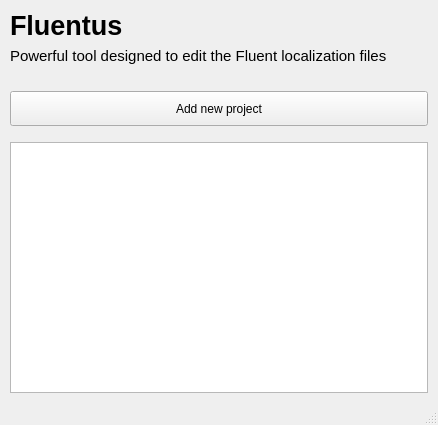
<?xml version="1.0" encoding="UTF-8"?>
<ui version="4.0">
 <class>StartWindow</class>
 <widget class="QMainWindow" name="StartWindow">
  <property name="geometry">
   <rect>
    <x>0</x>
    <y>0</y>
    <width>438</width>
    <height>425</height>
   </rect>
  </property>
  <property name="windowTitle">
   <string>Fluentus</string>
  </property>
  <property name="windowIcon">
   <iconset>
    <normaloff>../icon.ico</normaloff>../icon.ico</iconset>
  </property>
  <widget class="QWidget" name="centralwidget">
   <layout class="QVBoxLayout" name="verticalLayout_3" stretch="0,0,0,0,0,2">
    <property name="leftMargin">
     <number>10</number>
    </property>
    <property name="topMargin">
     <number>10</number>
    </property>
    <property name="rightMargin">
     <number>10</number>
    </property>
    <property name="bottomMargin">
     <number>10</number>
    </property>
    <item>
     <widget class="QLabel" name="title">
      <property name="styleSheet">
       <string notr="true">font-size: 27px;
font-weight: bold;</string>
      </property>
      <property name="text">
       <string>Fluentus</string>
      </property>
     </widget>
    </item>
    <item>
     <widget class="QLabel" name="description">
      <property name="styleSheet">
       <string notr="true">font-size: 15px;
font-weight: middle;</string>
      </property>
      <property name="text">
       <string>Powerful tool designed to edit the Fluent localization files</string>
      </property>
     </widget>
    </item>
    <item>
     <spacer name="verticalSpacer">
      <property name="orientation">
       <enum>Qt::Vertical</enum>
      </property>
      <property name="sizeHint" stdset="0">
       <size>
        <width>20</width>
        <height>20</height>
       </size>
      </property>
     </spacer>
    </item>
    <item>
     <widget class="QPushButton" name="new_project">
      <property name="minimumSize">
       <size>
        <width>0</width>
        <height>35</height>
       </size>
      </property>
      <property name="toolTip">
       <string/>
      </property>
      <property name="statusTip">
       <string/>
      </property>
      <property name="whatsThis">
       <string/>
      </property>
      <property name="styleSheet">
       <string notr="true">QPushButton {
                font-size: 12px;
                /*text-align: left;
                /*padding-top: 5px;*/
                /*padding-bottom: 5px;*/
                /*border: 1px solid #d3d3d3;
                border-radius: 10px;*/
            }
QPushButton:hover {
	background-color: rgba(0, 0, 0, 5);
            }</string>
      </property>
      <property name="text">
       <string>Add new project</string>
      </property>
      <property name="icon">
       <iconset>
        <normaloff>../icons/new_folder.png</normaloff>../icons/new_folder.png</iconset>
      </property>
      <property name="iconSize">
       <size>
        <width>20</width>
        <height>20</height>
       </size>
      </property>
     </widget>
    </item>
    <item>
     <spacer name="verticalSpacer_2">
      <property name="orientation">
       <enum>Qt::Vertical</enum>
      </property>
      <property name="sizeHint" stdset="0">
       <size>
        <width>20</width>
        <height>10</height>
       </size>
      </property>
     </spacer>
    </item>
    <item>
     <widget class="QTableView" name="projects">
      <property name="styleSheet">
       <string notr="true">alternate-background-color: rgba(0, 0, 0, 35)</string>
      </property>
      <property name="editTriggers">
       <set>QAbstractItemView::DoubleClicked</set>
      </property>
      <property name="showDropIndicator" stdset="0">
       <bool>true</bool>
      </property>
      <property name="alternatingRowColors">
       <bool>true</bool>
      </property>
      <attribute name="horizontalHeaderVisible">
       <bool>false</bool>
      </attribute>
      <attribute name="horizontalHeaderCascadingSectionResizes">
       <bool>true</bool>
      </attribute>
      <attribute name="horizontalHeaderStretchLastSection">
       <bool>true</bool>
      </attribute>
      <attribute name="verticalHeaderVisible">
       <bool>false</bool>
      </attribute>
      <attribute name="verticalHeaderCascadingSectionResizes">
       <bool>true</bool>
      </attribute>
     </widget>
    </item>
   </layout>
  </widget>
  <widget class="QMenuBar" name="menubar">
   <property name="geometry">
    <rect>
     <x>0</x>
     <y>0</y>
     <width>438</width>
     <height>17</height>
    </rect>
   </property>
  </widget>
  <widget class="QStatusBar" name="statusbar"/>
 </widget>
 <resources/>
 <connections/>
</ui>
